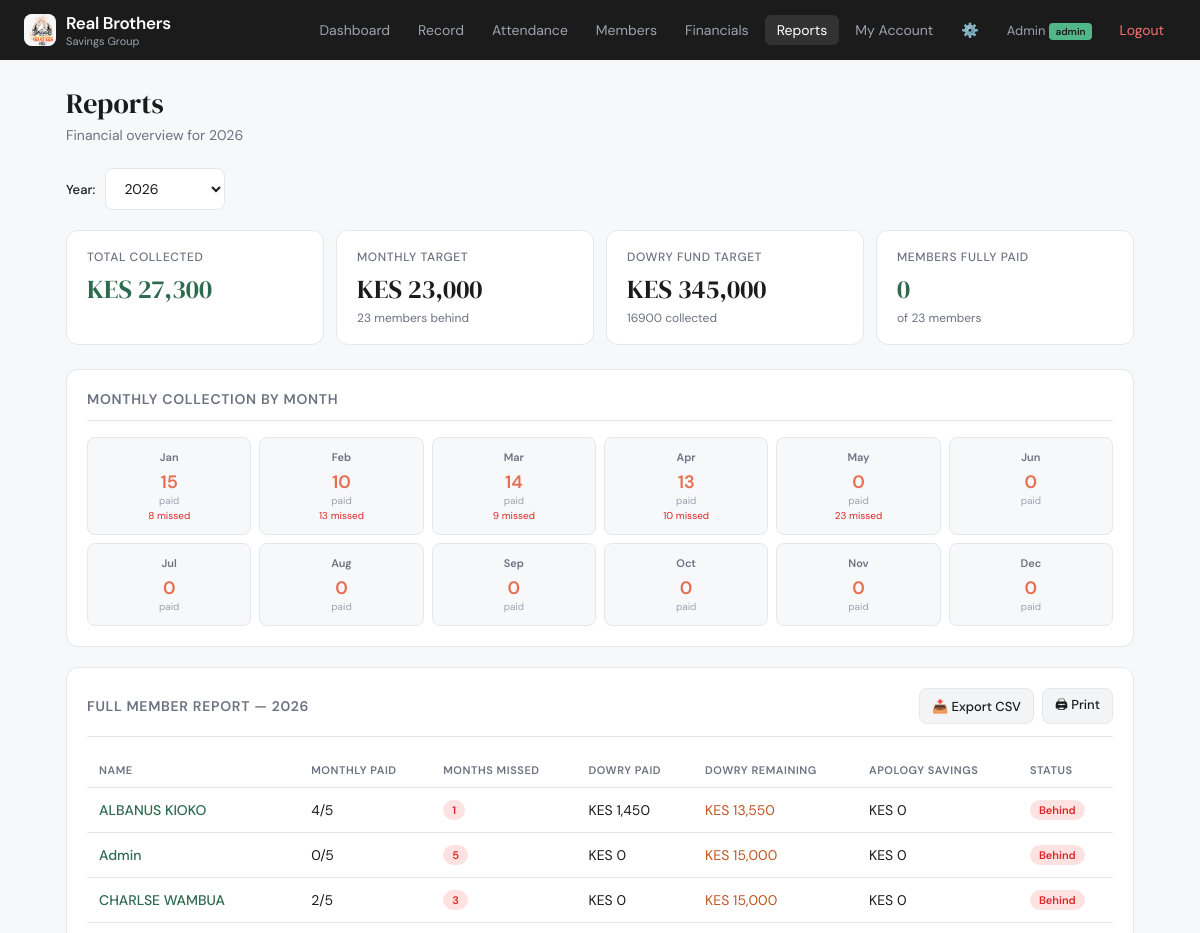
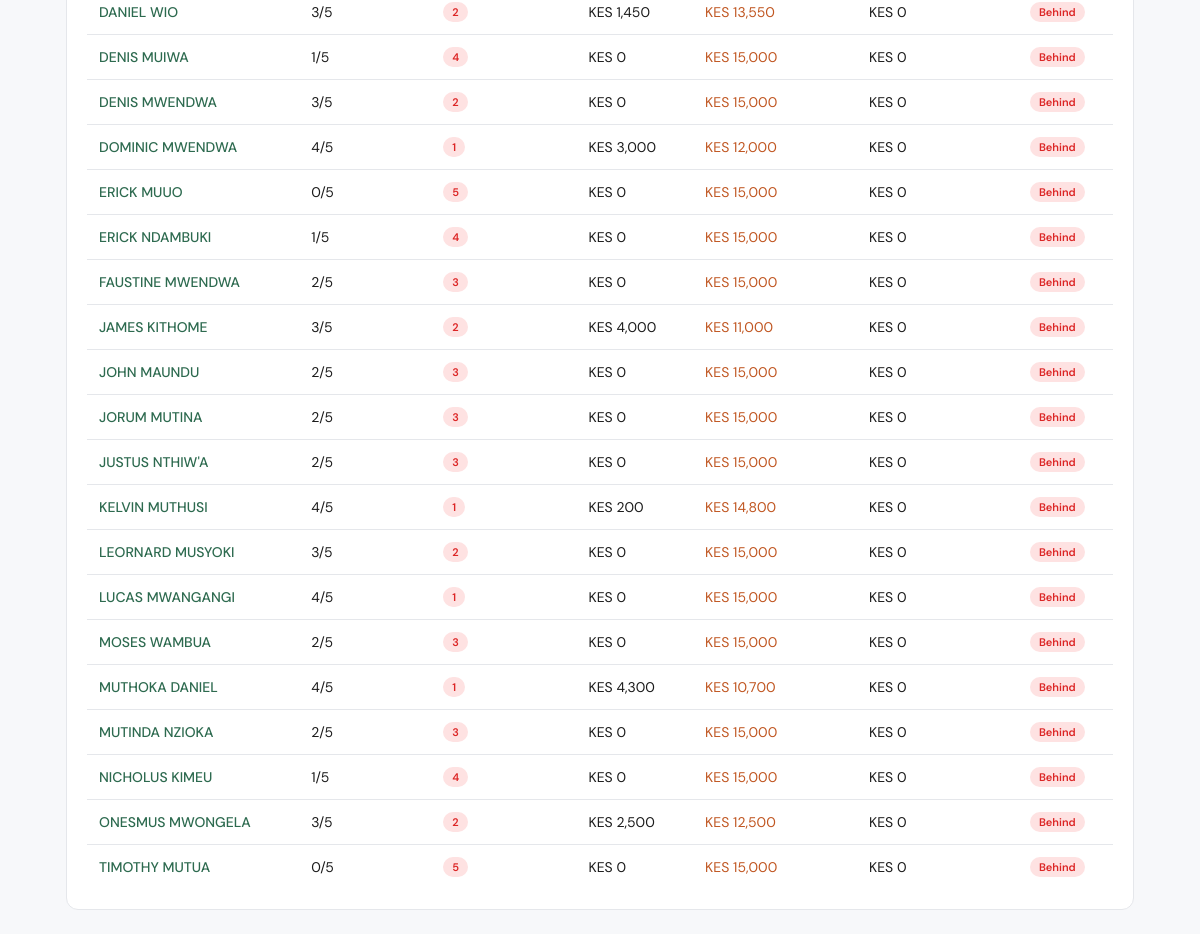
Page /admin/reports (signed in) on the committed database (2 pictures, top to bottom).
### models.py (models this page shows, shortened)
class Member(db.Model):
    __tablename__ = 'members'
    id = db.Column(db.Integer, primary_key=True)
    name = db.Column(db.String(100), nullable=False)
    username = db.Column(db.String(50), unique=True, nullable=False)
    password = db.Column(db.String(255), nullable=False)
    role = db.Column(db.String(20), default='member') # super_admin, admin, member
    status = db.Column(db.String(20), default='active') # active, dormant, suspended, exited
    is_special = db.Column(db.Boolean, default=False)
    phone = db.Column(db.String(20))
    profile_pic = db.Column(db.String(255), default='default_profile.png')
    joined_year = db.Column(db.Integer, default=2023)
    joined_date = db.Column(db.DateTime, default=datetime.utcnow)
    dowry_received = db.Column(db.Integer, default=0)
    dowry_queue_position = db.Column(db.Integer, default=0)
    created_at = db.Column(db.DateTime, default=datetime.utcnow)
    failed_login_attempts = db.Column(db.Integer, default=0)
    account_locked = db.Column(db.Boolean, default=False)
    locked_until = db.Column(db.DateTime)
    last_login = db.Column(db.DateTime)
    last_password_change = db.Column(db.DateTime)
    payments = db.relationship('Payment', backref='member', lazy=True, cascade="all, delete-orphan")
    fds = db.relationship('FixedDeposit', backref='member', lazy=True)
    refunds = db.relationship('MemberRefund', backref='member', lazy=True)
    attendances = db.relationship('Attendance', backref='member', lazy=True)

### app.py (the view)
@app.route('/admin/reports')
@admin_required
def reports():
    year = request.args.get('year', datetime.now().year, type=int)
    members = Member.query.filter(Member.status != 'exited').order_by(Member.name).all()
    report_data = []
    total_expected_monthly = 0
    total_expected_dowry = 0
    now = datetime.now()
    months_to_date = now.month if year == now.year else 12
    if year < now.year: months_to_date = 12
    if year > now.year: months_to_date = 0
    for m in members:
        if m.joined_year > year: continue
        m_months_expected = months_to_date
        monthly_payments = Payment.query.filter_by(member_id=m.id, payment_type='monthly', year=year).all()
        monthly_paid = len(monthly_payments)
        months_missed = max(0, m_months_expected - monthly_paid)
        dowry_payments = Payment.query.filter_by(member_id=m.id, payment_type='dowry', year=year).all()
        dowry_paid = sum(p.amount for p in dowry_payments)
        dowry_remaining = max(0, ANNUAL_CONTRIBUTION - dowry_paid)
        apology_payments = Payment.query.filter_by(member_id=m.id, payment_type='apology', year=year).all()
        apology_total = sum(p.amount for p in apology_payments)
        total_member_paid = monthly_paid * MONTHLY_CONTRIBUTION + dowry_paid + apology_total
        report_data.append({
            'id': m.id,
            'name': m.name,
            'monthly_paid': monthly_paid,
            'months_expected': m_months_expected,
            'months_missed': months_missed,
            'dowry_paid': dowry_paid,
            'dowry_remaining': dowry_remaining,
            'apology_total': apology_total,
            'total_paid': total_member_paid
        })
        total_expected_monthly += m_months_expected * MONTHLY_CONTRIBUTION
        total_expected_dowry += ANNUAL_CONTRIBUTION
    months_grid = []
    for month in range(1, 13):
        paid_count = Payment.query.filter_by(payment_type='monthly', year=year, month=month).count()
        expected_this_month = Member.query.filter(Member.joined_year <= year, Member.status != 'exited').count()
        months_grid.append({
            'month': month,
            'paid': paid_count,
            'missed': max(0, expected_this_month - paid_count) if month <= months_to_date else 0
        })
    return render_template('reports.html', report=report_data, year=year,
                           total_expected_monthly=total_expected_monthly,
                           total_expected_dowry=total_expected_dowry,
                           months_data=months_grid)

### rbac.py (called while the page is built)
def admin_required(f):
    @wraps(f)
    def decorated(*args, **kwargs):
        if 'user_id' not in session:
            flash('Please log in first.', 'error')
            return redirect(url_for('login'))
        user = Member.query.get(session['user_id'])
        if not user or user.role not in ['admin', 'super_admin']:
            flash('🔧 Admin access required.', 'error')
            return redirect(url_for('dashboard'))
        return f(*args, **kwargs)
    return decorated

### templates/reports.html (shortened to what this page needs)
{% extends "base.html" %}
{% block content %}
<h1 class="page-title">Reports</h1>
<p class="page-sub">Financial overview for {{ year }}</p>
<form method="GET" style="margin-bottom:20px; display:flex; gap:10px; align-items:center;">
  <label class="form-label" style="margin:0;">Year:</label>
  <select name="year" class="form-control" style="width:120px;" onchange="this.form.submit()">
    {% for y in range(2024, 2030) %}
    <option value="{{ y }}" {% if y==year %}selected{% endif %}>{{ y }}</option>
    {% endfor %}
  </select>
</form>
<div class="stat-grid" style="margin-bottom:24px;">
  {% set total_paid = report | sum(attribute='total_paid') %}
  <div class="stat-card">
    <div class="stat-label">Total Collected</div>
    <div class="stat-value green">KES {{ "{:,.0f}".format(total_paid) }}</div>
  </div>
  <div class="stat-card">
    <div class="stat-label">Monthly Target</div>
    <div class="stat-value">KES {{ "{:,.0f}".format(total_expected_monthly) }}</div>
    <div class="stat-sub">{{ report | selectattr('months_missed', 'gt', 0) | list | length }} members behind</div>
  </div>
  <div class="stat-card">
    <div class="stat-label">Dowry Fund Target</div>
    <div class="stat-value">KES {{ "{:,.0f}".format(total_expected_dowry) }}</div>
    <div class="stat-sub">{{ report | sum(attribute='dowry_paid') | int | string }} collected</div>
  </div>
  <div class="stat-card">
    <div class="stat-label">Members Fully Paid</div>
    <div class="stat-value green">{{ report | selectattr('months_missed', 'eq', 0) | list | length }}</div>
    <div class="stat-sub">of {{ report|length }} members</div>
  </div>
</div>
<div class="card" style="margin-bottom:20px;">
  <div class="card-header"><span class="card-title">Monthly Collection by Month</span></div>
  <div style="display:grid; grid-template-columns: repeat(6, 1fr); gap:8px;">
    {% set month_names = ['Jan','Feb','Mar','Apr','May','Jun','Jul','Aug','Sep','Oct','Nov','Dec'] %}
    {% for m in months_data %}
    <div style="text-align:center; padding:12px 8px; background:#F7F8FA; border-radius:8px; border:1px solid #E5E7EB;">
      <div style="font-size:11px; font-weight:600; color:#6B7280; margin-bottom:6px;">{{ month_names[m.month-1] }}</div>
      <div style="font-size:18px; font-weight:600; color:{{ '#2D6A4F' if m.paid >= 20 else '#E76F51' }};">{{ m.paid }}</div>
      <div style="font-size:10px; color:#9CA3AF;">paid</div>
      {% if m.missed > 0 %}
      <div style="font-size:10px; color:#DC2626; margin-top:2px;">{{ m.missed }} missed</div>
      {% endif %}
    </div>
    {% endfor %}
  </div>
</div>
<div class="card">
  <div class="card-header">
    <span class="card-title">Full Member Report — {{ year }}</span>
    <div style="display:flex; gap:8px;">
      <a href="{{ url_for('export_report', year=year) }}" class="btn btn-secondary btn-sm">📥 Export CSV</a>
      <button onclick="window.print()" class="btn btn-secondary btn-sm">🖨 Print</button>
    </div>
  </div>
  <div class="table-wrap">
    <table>
      <thead><tr>
        <th>Name</th>
        <th>Monthly Paid</th>
        <th>Months Missed</th>
        <th>Dowry Paid</th>
        <th>Dowry Remaining</th>
        <th>Apology Savings</th>
        <th>Status</th>
      </tr></thead>
      <tbody>
      {% for m in report %}
      <tr>
        <td><a href="{{ url_for('member_detail', member_id=m.id) }}" style="font-weight:500;">{{ m.name }}</a></td>
        <td>{{ m.monthly_paid }}/{{ m.months_expected }}</td>
        <td>
          {% if m.months_missed > 0 %}<span class="badge badge-red">{{ m.months_missed }}</span>
          {% else %}<span class="badge badge-green">0</span>{% endif %}
        </td>
        <td>KES {{ "{:,.0f}".format(m.dowry_paid) }}</td>
        <td>
          {% if m.dowry_remaining > 0 %}<span style="color:#C05621;">KES {{ "{:,.0f}".format(m.dowry_remaining) }}</span>
          {% else %}<span style="color:#2D6A4F;">✓ Complete</span>{% endif %}
        </td>
        <td>KES {{ "{:,.0f}".format(m.apology_total) }}</td>
        <td>
          {% if m.months_missed == 0 and m.dowry_remaining == 0 %}
          <span class="badge badge-green">✓ All Good</span>
          {% elif m.months_missed > 0 %}
          <span class="badge badge-red">Behind</span>
          {% else %}
          <span class="badge badge-amber">Partial</span>
          {% endif %}
        </td>
      </tr>
      {% endfor %}
      </tbody>
    </table>
  </div>
</div>
{% endblock %}

### templates/base.html (style rules this page uses)
:root { --green: #2D6A4F; --green-light: #52B788; --green-pale: #D8F3DC; --amber: #E76F51; --amber-pale: #FDEBD0; --gold: #F4A261; --dark: #1B1B1B; --gray: #6B7280; --gray-light: #F3F4F6; --border: #E5E7EB; --white: #FFFFFF; --radius: 12px; --radius-sm: 8px; }
* { box-sizing: border-box; margin: 0; padding: 0; }
body { font-family: 'DM Sans', sans-serif; background: #F7F8FA; color: var(--dark); min-height: 100vh; }
h1, h2, h3 { font-family: 'DM Serif Display', serif; font-weight: 400; }
a { color: var(--green); text-decoration: none; }
.page-title { font-size: 28px; color: var(--dark); margin-bottom: 4px; }
.page-sub { color: var(--gray); font-size: 14px; margin-bottom: 24px; }
.card { background: var(--white); border-radius: var(--radius); border: 1px solid var(--border); padding: 20px; }
.card-header { display: flex; align-items: center; justify-content: space-between; margin-bottom: 16px; padding-bottom: 12px; border-bottom: 1px solid var(--border); }
.card-title { font-family: 'DM Sans', sans-serif; font-size: 14px; font-weight: 600; color: var(--gray); text-transform: uppercase; letter-spacing: 0.05em; }
.stat-grid { display: grid; grid-template-columns: repeat(auto-fit, minmax(180px, 1fr)); gap: 12px; margin-bottom: 24px; }
.stat-card { background: var(--white); border-radius: var(--radius); border: 1px solid var(--border); padding: 18px 20px; }
.stat-label { font-size: 12px; font-weight: 500; color: var(--gray); text-transform: uppercase; letter-spacing: 0.05em; margin-bottom: 6px; }
.stat-value { font-size: 26px; font-family: 'DM Serif Display', serif; color: var(--dark); }
.stat-value.green { color: var(--green); }
.stat-sub { font-size: 12px; color: var(--gray); margin-top: 3px; }
.table-wrap { overflow-x: auto; }
table { width: 100%; border-collapse: collapse; font-size: 14px; }
th { font-size: 11px; font-weight: 600; color: var(--gray); text-transform: uppercase; letter-spacing: 0.05em; padding: 10px 12px; text-align: left; border-bottom: 1px solid var(--border); }
td { padding: 12px 12px; border-bottom: 1px solid var(--border); color: var(--dark); vertical-align: middle; }
tr:last-child td { border-bottom: none; }
.badge { display: inline-flex; align-items: center; gap: 4px; font-size: 11px; font-weight: 600; padding: 3px 9px; border-radius: 20px; white-space: nowrap; }
.badge-red { background: #FEE2E2; color: #DC2626; }
.btn { display: inline-flex; align-items: center; gap: 6px; padding: 9px 18px; border-radius: var(--radius-sm); font-size: 14px; font-weight: 500; cursor: pointer; transition: all 0.15s; border: none; font-family: 'DM Sans', sans-serif; }
.btn-secondary { background: var(--gray-light); color: var(--dark); border: 1px solid var(--border); }
.btn-sm { padding: 6px 12px; font-size: 13px; }
.form-label { display: block; font-size: 13px; font-weight: 500; color: var(--dark); margin-bottom: 6px; }
.form-control { width: 100%; padding: 10px 14px; border: 1px solid var(--border); border-radius: var(--radius-sm); font-size: 14px; font-family: 'DM Sans', sans-serif; background: var(--white); color: var(--dark); outline: none; transition: border 0.15s; }
select.form-control { cursor: pointer; }

### rows in the picture
Member: name "ALBANUS KIOKO", monthly_paid "4", months_expected "5", months_missed "1", dowry_paid "1,450", dowry_remaining "13,550", apology_total "0"
Member: name "Admin", monthly_paid "0", months_expected "5", months_missed "5", dowry_paid "0", dowry_remaining "15,000", apology_total "0"
Member: name "CHARLSE WAMBUA", monthly_paid "2", months_expected "5", months_missed "3", dowry_paid "0", dowry_remaining "15,000", apology_total "0"
Member: name "DANIEL WIO", monthly_paid "3", months_expected "5", months_missed "2", dowry_paid "1,450", dowry_remaining "13,550", apology_total "0"
Member: name "DENIS MUIWA", monthly_paid "1", months_expected "5", months_missed "4", dowry_paid "0", dowry_remaining "15,000", apology_total "0"
Member: name "DENIS MWENDWA", monthly_paid "3", months_expected "5", months_missed "2", dowry_paid "0", dowry_remaining "15,000", apology_total "0"
Member: name "DOMINIC MWENDWA", monthly_paid "4", months_expected "5", months_missed "1", dowry_paid "3,000", dowry_remaining "12,000", apology_total "0"
Member: name "ERICK MUUO", monthly_paid "0", months_expected "5", months_missed "5", dowry_paid "0", dowry_remaining "15,000", apology_total "0"
Member: name "ERICK NDAMBUKI", monthly_paid "1", months_expected "5", months_missed "4", dowry_paid "0", dowry_remaining "15,000", apology_total "0"
Member: name "FAUSTINE MWENDWA", monthly_paid "2", months_expected "5", months_missed "3", dowry_paid "0", dowry_remaining "15,000", apology_total "0"
Member: name "JAMES KITHOME", monthly_paid "3", months_expected "5", months_missed "2", dowry_paid "4,000", dowry_remaining "11,000", apology_total "0"
Member: name "JOHN MAUNDU", monthly_paid "2", months_expected "5", months_missed "3", dowry_paid "0", dowry_remaining "15,000", apology_total "0"
Member: name "JORUM MUTINA", monthly_paid "2", months_expected "5", months_missed "3", dowry_paid "0", dowry_remaining "15,000", apology_total "0"
Member: name "JUSTUS NTHIW'A", monthly_paid "2", months_expected "5", months_missed "3", dowry_paid "0", dowry_remaining "15,000", apology_total "0"
Member: name "KELVIN MUTHUSI", monthly_paid "4", months_expected "5", months_missed "1", dowry_paid "200", dowry_remaining "14,800", apology_total "0"
Member: name "LEORNARD MUSYOKI", monthly_paid "3", months_expected "5", months_missed "2", dowry_paid "0", dowry_remaining "15,000", apology_total "0"
Member: name "LUCAS MWANGANGI", monthly_paid "4", months_expected "5", months_missed "1", dowry_paid "0", dowry_remaining "15,000", apology_total "0"
Member: name "MOSES WAMBUA", monthly_paid "2", months_expected "5", months_missed "3", dowry_paid "0", dowry_remaining "15,000", apology_total "0"
Member: name "MUTHOKA DANIEL", monthly_paid "4", months_expected "5", months_missed "1", dowry_paid "4,300", dowry_remaining "10,700", apology_total "0"
Member: name "MUTINDA NZIOKA", monthly_paid "2", months_expected "5", months_missed "3", dowry_paid "0", dowry_remaining "15,000", apology_total "0"
Member: name "NICHOLUS KIMEU", monthly_paid "1", months_expected "5", months_missed "4", dowry_paid "0", dowry_remaining "15,000", apology_total "0"
Member: name "ONESMUS MWONGELA", monthly_paid "3", months_expected "5", months_missed "2", dowry_paid "2,500", dowry_remaining "12,500", apology_total "0"
Member: name "TIMOTHY MUTUA", monthly_paid "0", months_expected "5", months_missed "5", dowry_paid "0", dowry_remaining "15,000", apology_total "0"

### other values in the picture
{{ session.name }} "Admin"
{{ session.role }} "admin"
{{ year }} "2026"
{{ "{:,.0f}".format(total_paid) }} "27,300"
{{ "{:,.0f}".format(total_expected_monthly) }} "23,000"
{{ report | selectattr('months_missed', 'gt', 0) | list | length }} "23"
{{ "{:,.0f}".format(total_expected_dowry) }} "345,000"
{{ report | sum(attribute='dowry_paid') | int | string }} "16900"
{{ report | selectattr('months_missed', 'eq', 0) | list | length }} "0"
{{ report|length }} "23"
{{ month_names[m.month-1] }} "Jan" "Feb" "Mar" "Apr" "May" "Jun" "Jul" "Aug" "Sep" "Oct" "Nov" "Dec"
{{ m.paid }} "15" "10" "14" "13" "0" "0" "0" "0" "0" "0" "0" "0"
{{ m.missed }} "8" "13" "9" "10" "23"
form field year "2026"
